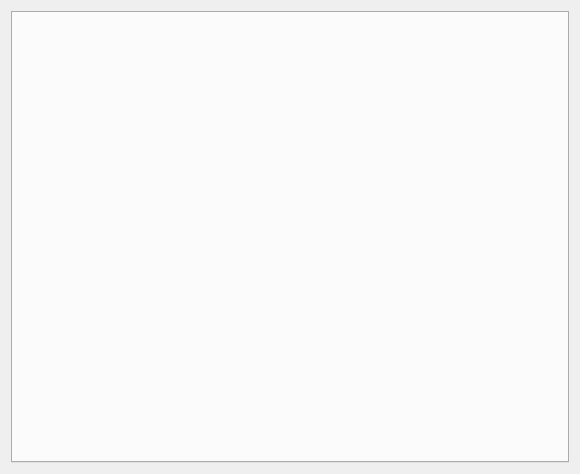
<?xml version="1.0" encoding="UTF-8"?>
<ui version="4.0">
 <class>widget</class>
 <widget class="QWidget" name="widget">
  <property name="geometry">
   <rect>
    <x>0</x>
    <y>0</y>
    <width>580</width>
    <height>474</height>
   </rect>
  </property>
  <property name="windowTitle">
   <string>Form</string>
  </property>
  <layout class="QVBoxLayout" name="verticalLayout">
   <item>
    <widget class="QTabWidget" name="tabWidget"/>
   </item>
  </layout>
 </widget>
 <resources/>
 <connections/>
</ui>
